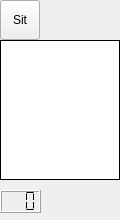
<ui version="4.0" >
 <class>playerInfoForm</class>
 <widget class="QWidget" name="playerInfoForm" >
  <property name="geometry" >
   <rect>
    <x>0</x>
    <y>0</y>
    <width>120</width>
    <height>220</height>
   </rect>
  </property>
  <property name="minimumSize" >
   <size>
    <width>120</width>
    <height>220</height>
   </size>
  </property>
  <property name="maximumSize" >
   <size>
    <width>120</width>
    <height>220</height>
   </size>
  </property>
  <property name="windowTitle" >
   <string>Form</string>
  </property>
  <widget class="QListWidget" name="wordListWidget" >
   <property name="geometry" >
    <rect>
     <x>0</x>
     <y>40</y>
     <width>120</width>
     <height>140</height>
    </rect>
   </property>
   <property name="focusPolicy" >
    <enum>Qt::NoFocus</enum>
   </property>
   <property name="frameShape" >
    <enum>QFrame::Box</enum>
   </property>
   <property name="frameShadow" >
    <enum>QFrame::Plain</enum>
   </property>
  </widget>
  <widget class="QLabel" name="usernameLabel" >
   <property name="geometry" >
    <rect>
     <x>45</x>
     <y>10</y>
     <width>80</width>
     <height>20</height>
    </rect>
   </property>
   <property name="text" >
    <string/>
   </property>
  </widget>
  <widget class="QStackedWidget" name="stackedWidget" >
   <property name="geometry" >
    <rect>
     <x>0</x>
     <y>0</y>
     <width>40</width>
     <height>40</height>
    </rect>
   </property>
   <property name="currentIndex" >
    <number>0</number>
   </property>
   <widget class="QWidget" name="page" >
    <widget class="QToolButton" name="toolButton" >
     <property name="geometry" >
      <rect>
       <x>0</x>
       <y>0</y>
       <width>40</width>
       <height>40</height>
      </rect>
     </property>
     <property name="text" >
      <string>Sit</string>
     </property>
    </widget>
   </widget>
   <widget class="QWidget" name="page_2" >
    <widget class="avatarLabel" name="thisAvatarLabel" >
     <property name="geometry" >
      <rect>
       <x>0</x>
       <y>0</y>
       <width>40</width>
       <height>40</height>
      </rect>
     </property>
     <property name="text" >
      <string/>
     </property>
    </widget>
   </widget>
  </widget>
  <widget class="QLCDNumber" name="numberAnswersLCD" >
   <property name="geometry" >
    <rect>
     <x>0</x>
     <y>190</y>
     <width>41</width>
     <height>23</height>
    </rect>
   </property>
   <property name="numDigits" >
    <number>3</number>
   </property>
   <property name="segmentStyle" >
    <enum>QLCDNumber::Flat</enum>
   </property>
   <property name="value" stdset="0" >
    <double>0.000000000000000</double>
   </property>
  </widget>
  <widget class="QLabel" name="label" >
   <property name="geometry" >
    <rect>
     <x>60</x>
     <y>185</y>
     <width>60</width>
     <height>33</height>
    </rect>
   </property>
   <property name="text" >
    <string/>
   </property>
   <property name="pixmap" >
    <pixmap resource="../client.qrc" >:/images/notready.png</pixmap>
   </property>
   <property name="scaledContents" >
    <bool>true</bool>
   </property>
  </widget>
 </widget>
 <customwidgets>
  <customwidget>
   <class>avatarLabel</class>
   <extends>QLabel</extends>
   <header>avatarLabel.h</header>
  </customwidget>
 </customwidgets>
 <resources>
  <include location="../client.qrc" />
 </resources>
 <connections/>
</ui>
